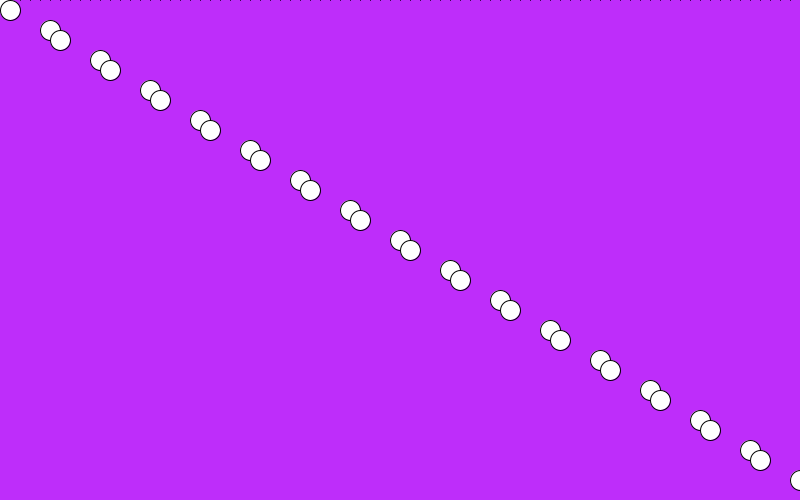
Frame 1 (no input)
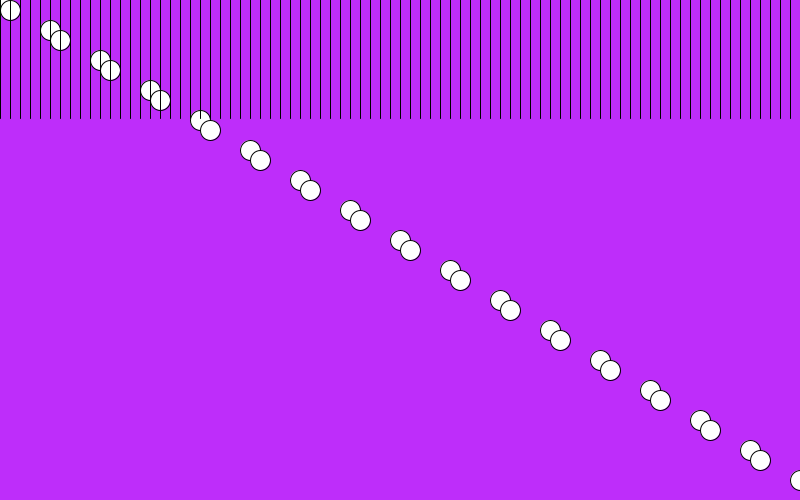
Frame 60 (the mouse pressed at the canvas centre just before this capture)
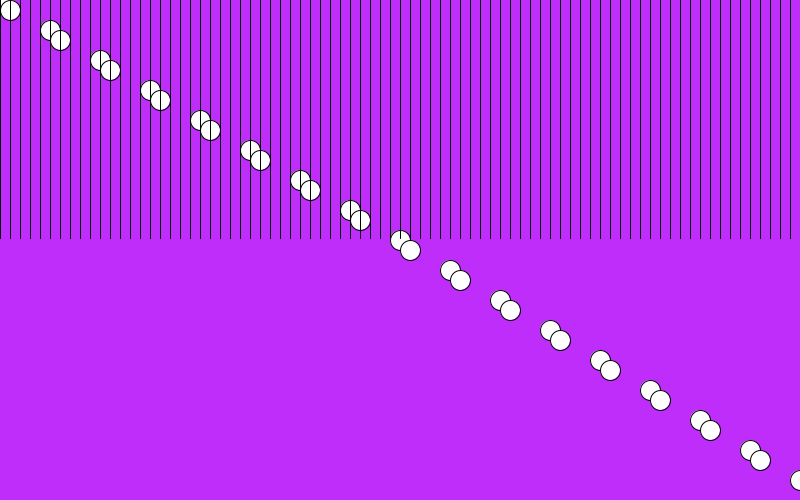
Frame 120 (the mouse held since frame 60 and released just before this capture)

The Processing sketch that drew these frames (run headless with seeded random() and noise(); from frame 60 on, the mouse is pressed at the canvas centre):

// Processing sketch: stripes2_for
// ── stripes2_for.pde
int x=0;
int y=0;
int pointx=0;
int pointy=0;
int changey=-1;
int step=1;

void setup() {
size (800,500);
background(190,45,250);
}

void draw() {
    
  for (x=0; x<=width; x+=10){
   line(x,0,x,pointy);
   
  }
  
  pointy=pointy+2;
  
  if (pointy>=height){
   changey=-1; 
  }
   if (pointy<=height){
    changey=-1; 
   }
  
 for (x=0; x<=width; x+=20) {
  ellipse (x,y,20,20);
 ellipse (x+10,y+10,20,20);
 x=x+30;
 y=y+30;
 }
}
